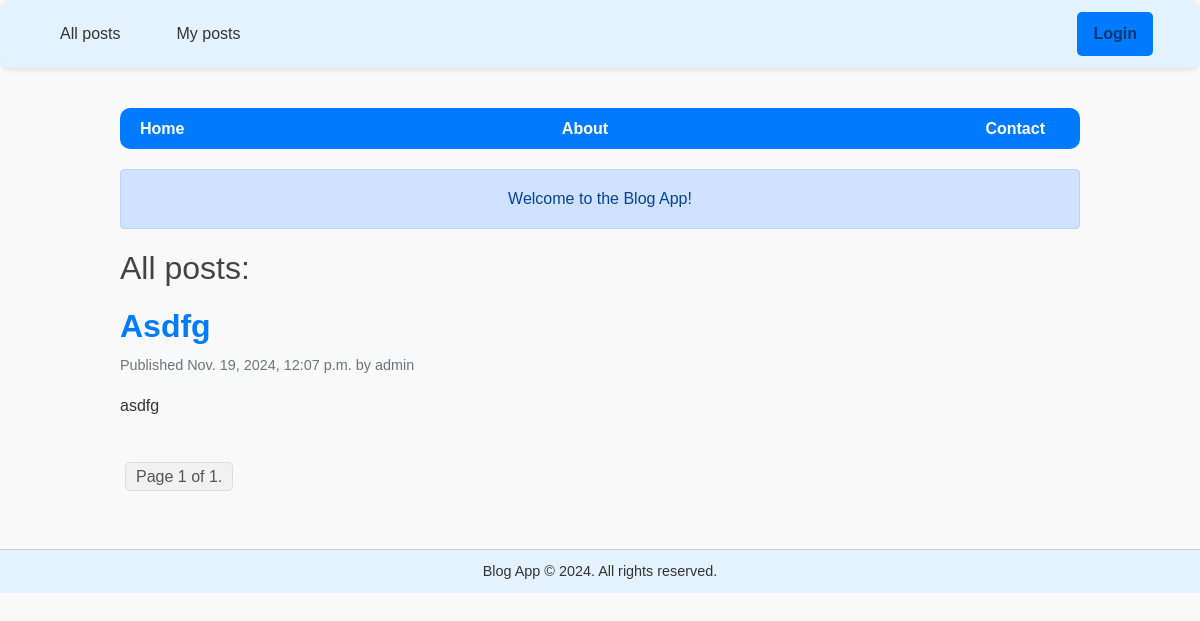
/posts/, run on the app's committed database.
### blog_app/models.py (models this page shows, shortened)
class BlogPost(models.Model):
    class Meta:
        ordering = ['-published_at']
    class PublicationStatus(models.TextChoices):
        DRAFT = "D", _("Draft")
        PUBLISHED = "P", _("Published")
    status = models.CharField(
        max_length=1,
        choices=PublicationStatus,
        default=PublicationStatus.DRAFT,
    )
    title = models.CharField(max_length=100)
    text = models.TextField()
    owner = models.ForeignKey(User, on_delete=models.CASCADE)
    slug = models.SlugField(unique_for_date = 'created_at', blank=False)
    published_at = models.DateTimeField(default=timezone.now)
    created_at = models.DateTimeField(auto_now_add=True)
    updated_at = models.DateTimeField(auto_now=True)
    objects = models.Manager()
    published_objects = PublishedPostsManager()
    def get_absolute_url(self):
        return reverse(
            'blog_app:post',
            args=[
                self.created_at.year,
                self.created_at.month,
                self.created_at.day,
                self.slug
                ]
            )

### blog_app/views.py (the view)
# urls.py: path('posts/', BlogListView.as_view(), name="posts"),
class BlogListView(ListView):
    model = BlogPost
    paginate_by = 5
    queryset = BlogPost.objects.all()

### blog_app/templates/blog_app/blogpost_list.html (shortened to what this page needs)
{% extends 'blog_app/base.html' %}
{% block content %}
<h2>All posts:</h2>
   {% for blogpost in page_obj %}
   <h2><a href="{{ blogpost.get_absolute_url }}">{{ blogpost.title }}</a></h2>
   <p class="text-muted">
    Published {{ blogpost.published_at }} by {{ blogpost.owner }}
    </p>
   {{ blogpost.text|truncatewords:30 }}
   <br/><br/>
   {% endfor %}
<div class="pagination">
   <span class="step-links">
       <span class="current">
           Page {{ page_obj.number }} of {{ page_obj.paginator.num_pages }}.
       </span>
   </span>
</div>
{% endblock %}

### blog_app/templates/blog_app/base.html (style rules this page uses)
body { font-family: Arial, sans-serif; background-color: #f9f9f9; margin: 0; padding: 0; color: #333; }

### blog_app/templates/blog_app/blogpost_list.html (style rules this page uses)
body { font-family: Arial, sans-serif; line-height: 1.6; background-color: #f9f9f9; color: #333; margin: 0; padding: 0; }
h2 { color: #444; margin-top: 20px; }
a { color: #007bff; text-decoration: none; font-weight: bold; }
.text-muted { color: #777; font-size: 0.9rem; }
.pagination { margin: 20px 0; text-align: center; }
.pagination .current { color: #555; margin: 0 5px; padding: 5px 10px; border: 1px solid #ddd; border-radius: 5px; background-color: #f1f1f1; }

### data on the page
BlogPost: title "Asdfg", published_at "Nov. 19, 2024, 12:07 p.m.", owner "admin", text "asdfg"

### other printed values
{{ page_obj.number }} "1"
{{ page_obj.paginator.num_pages }} "1"
